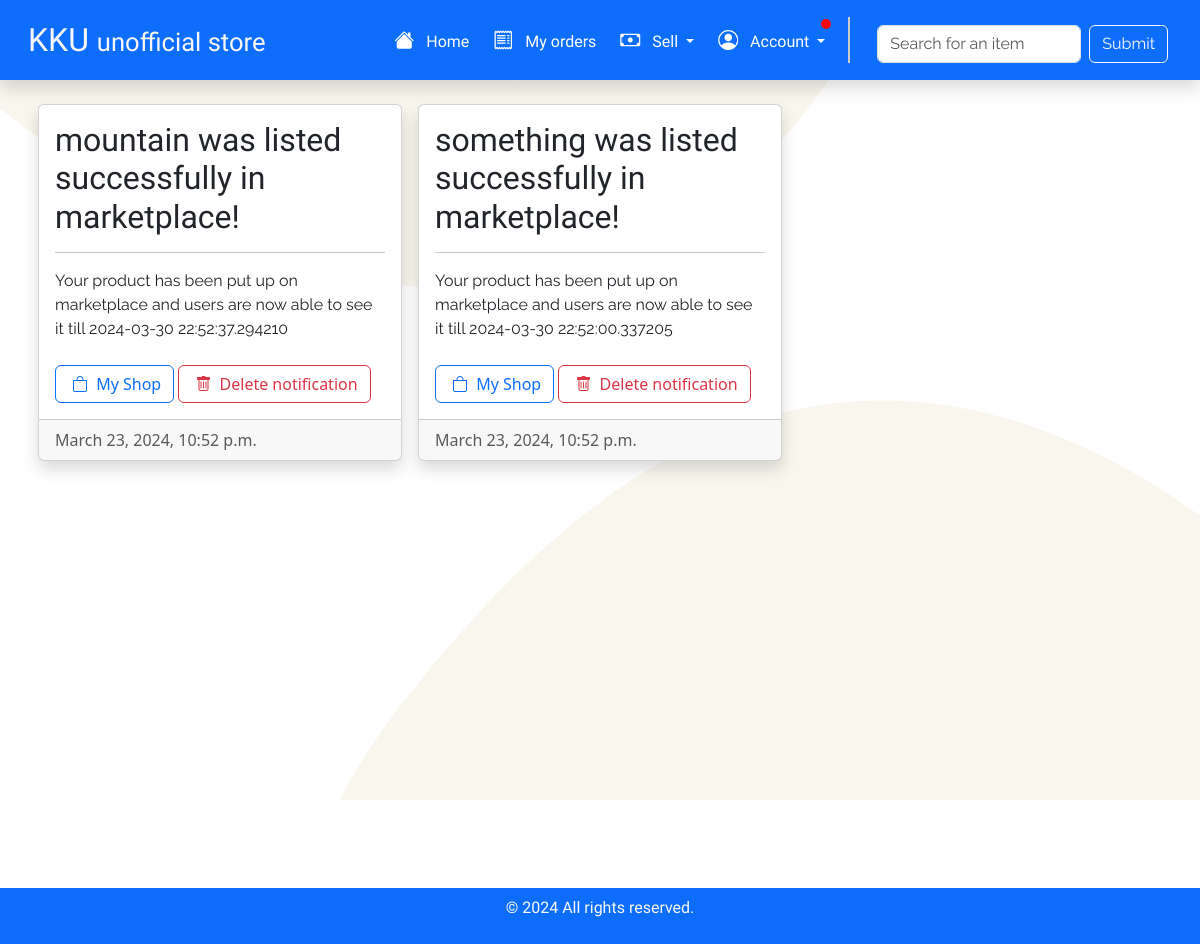
The page /notifications/ (signed in) on the database as committed earlier.
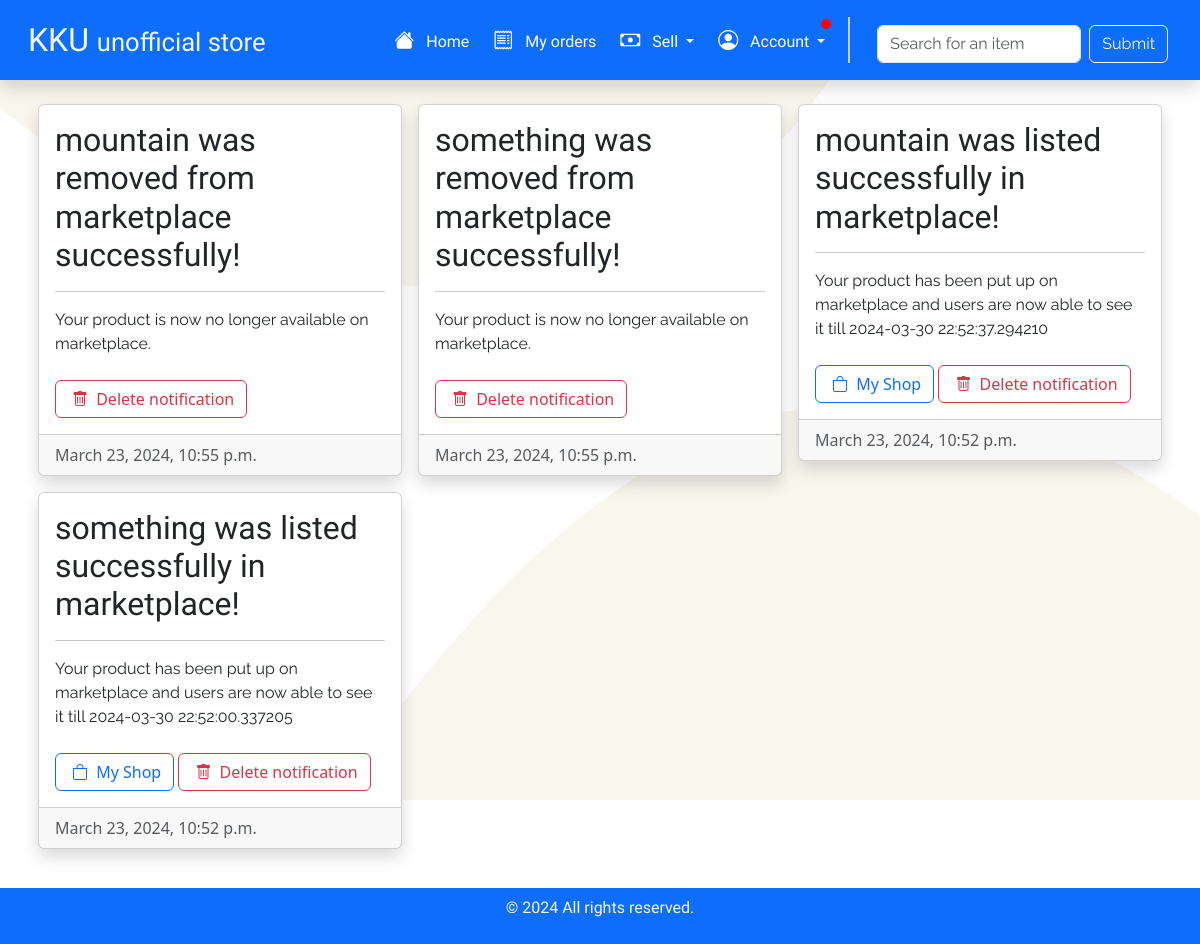
The same page on the database as committed later.
### shop/models.py (models this page shows, shortened)
class UserNotification(models.Model):
    username = models.CharField(max_length=128)
    title = models.CharField(max_length=100)
    body = models.CharField(max_length=100)
    date = models.DateTimeField(default=timezone.now)
    task = models.CharField(max_length=20)
    unread = models.BooleanField(default=True)

### shop/views.py (the view)
# urls.py: path('notifications/', views.notifications, name='notifications'),
def notifications(request):
    notifications = UserNotification.objects.filter(username=request.user.username).order_by('-date')
    for notification in notifications:
        notification.unread = False
        notification.save()
    return render(request, "notifications.html", {"notifications": notifications})

### shop/templates/notifications.html (shortened to what this page needs)
{% extends 'layout.html' %}
{% load static %}
{% block body %}
<div class="container">
    <div class="row" style="min-height: 80vh;" data-masonry='{"percentPosition": true }'>
        {% for notification in notifications %}
        <div class="g-3 col-md-4">
            <div class="shadow animate__animated animate__fadeInUp card p-0" style="height: fit-content;">
                <div class="card-body">
                    <h2 class="style-text">{{notification.title}}</h2>
                    <hr>
                    <p class="style-text-2 mb-4">{{notification.body}}</p>
                    {% if notification.task == "show_shop" %}
                    <a href="{% url 'shop:my_shop' %}" class="btn btn-outline-primary"><i class="bi bi-bag mx-1"></i> My
                        Shop</a>
                    {% elif notification.task == "show_order" %}
                    <a href="{% url 'shop:myOrders' %}" class="btn btn-outline-primary"><i
                            class="bi bi-check2-circle mx-1"></i> My Orders</a>
                    {% endif %}
                    <a href="{% url 'shop:delete_notification' notification.id %}" class="btn btn-outline-danger"><i
                            class="bi bi-trash mx-1"></i> Delete notification</a>
                </div>
                <div class="card-footer text-muted">{{notification.date}}</div>
            </div>
        </div>
        {% endfor %}
    </div>
</div>
{% endblock %}

Rows that differ between the two databases and show on the page:
added UserNotification: title "mountain was removed from marketplace successfully!", body "Your product is now no longer available on marketplace.", date "March 23, 2024, 10:55 p.m."
added UserNotification: title "something was removed from marketplace successfully!", body "Your product is now no longer available on marketplace.", date "March 23, 2024, 10:55 p.m."
